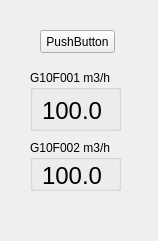
<?xml version="1.0" encoding="UTF-8"?>
<ui version="4.0">
 <class>Form</class>
 <widget class="QWidget" name="Form">
  <property name="windowModality">
   <enum>Qt::WindowModal</enum>
  </property>
  <property name="enabled">
   <bool>true</bool>
  </property>
  <property name="geometry">
   <rect>
    <x>0</x>
    <y>0</y>
    <width>158</width>
    <height>241</height>
   </rect>
  </property>
  <property name="windowTitle">
   <string>Form</string>
  </property>
  <widget class="QPushButton" name="pushButton">
   <property name="geometry">
    <rect>
     <x>40</x>
     <y>30</y>
     <width>75</width>
     <height>23</height>
    </rect>
   </property>
   <property name="text">
    <string>PushButton</string>
   </property>
  </widget>
  <widget class="QGroupBox" name="G10F001_2">
   <property name="geometry">
    <rect>
     <x>30</x>
     <y>70</y>
     <width>91</width>
     <height>61</height>
    </rect>
   </property>
   <property name="title">
    <string>G10F001 m3/h</string>
   </property>
   <widget class="QDoubleSpinBox" name="G10F001">
    <property name="geometry">
     <rect>
      <x>10</x>
      <y>20</y>
      <width>71</width>
      <height>41</height>
     </rect>
    </property>
    <property name="font">
     <font>
      <family>Arial</family>
      <pointsize>18</pointsize>
     </font>
    </property>
    <property name="mouseTracking">
     <bool>false</bool>
    </property>
    <property name="tabletTracking">
     <bool>false</bool>
    </property>
    <property name="acceptDrops">
     <bool>false</bool>
    </property>
    <property name="autoFillBackground">
     <bool>false</bool>
    </property>
    <property name="styleSheet">
     <string notr="true">background-color: qlineargradient(spread:pad, x1:0, y1:0, x2:1, y2:1, stop:0 rgba(125, 64, 64, 0), stop:1 rgba(255, 255, 255, 0));</string>
    </property>
    <property name="inputMethodHints">
     <set>Qt::ImhNone</set>
    </property>
    <property name="wrapping">
     <bool>false</bool>
    </property>
    <property name="frame">
     <bool>false</bool>
    </property>
    <property name="readOnly">
     <bool>true</bool>
    </property>
    <property name="buttonSymbols">
     <enum>QAbstractSpinBox::NoButtons</enum>
    </property>
    <property name="decimals">
     <number>1</number>
    </property>
    <property name="value">
     <double>100.000000000000000</double>
    </property>
   </widget>
  </widget>
  <widget class="QGroupBox" name="G10F002_2">
   <property name="geometry">
    <rect>
     <x>30</x>
     <y>140</y>
     <width>91</width>
     <height>51</height>
    </rect>
   </property>
   <property name="title">
    <string>G10F002 m3/h</string>
   </property>
   <widget class="QDoubleSpinBox" name="G10F002">
    <property name="geometry">
     <rect>
      <x>10</x>
      <y>20</y>
      <width>71</width>
      <height>31</height>
     </rect>
    </property>
    <property name="font">
     <font>
      <family>Arial</family>
      <pointsize>18</pointsize>
     </font>
    </property>
    <property name="mouseTracking">
     <bool>false</bool>
    </property>
    <property name="tabletTracking">
     <bool>false</bool>
    </property>
    <property name="acceptDrops">
     <bool>false</bool>
    </property>
    <property name="autoFillBackground">
     <bool>false</bool>
    </property>
    <property name="styleSheet">
     <string notr="true">background-color: qlineargradient(spread:pad, x1:0, y1:0, x2:1, y2:1, stop:0 rgba(125, 64, 64, 0), stop:1 rgba(255, 255, 255, 0));</string>
    </property>
    <property name="inputMethodHints">
     <set>Qt::ImhNone</set>
    </property>
    <property name="wrapping">
     <bool>false</bool>
    </property>
    <property name="frame">
     <bool>false</bool>
    </property>
    <property name="readOnly">
     <bool>true</bool>
    </property>
    <property name="buttonSymbols">
     <enum>QAbstractSpinBox::NoButtons</enum>
    </property>
    <property name="decimals">
     <number>1</number>
    </property>
    <property name="value">
     <double>100.000000000000000</double>
    </property>
   </widget>
  </widget>
 </widget>
 <resources/>
 <connections/>
</ui>
